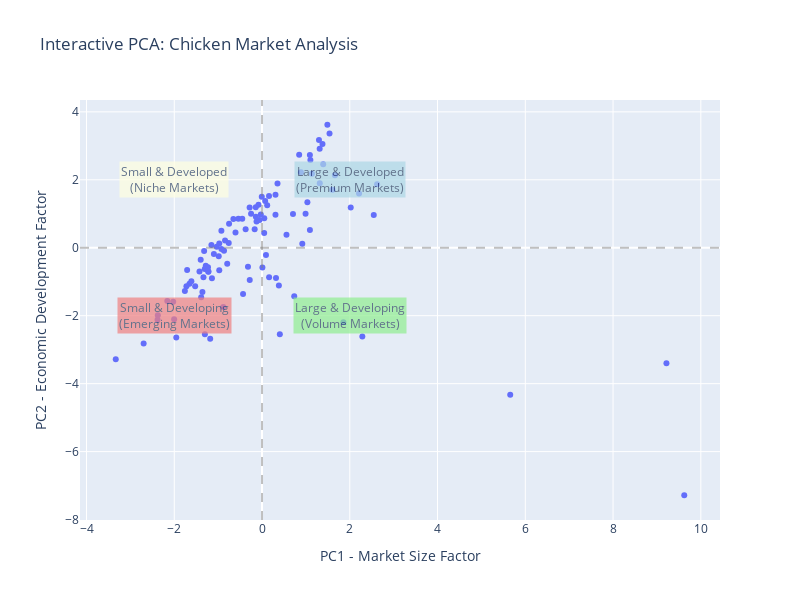

Notebook source saved alongside this figure:
### Code cell
import plotly.express as px
import plotly.graph_objects as go

# Choose number of components (2D for visualization)
pc = 2
pca_2 = PCA(n_components=pc)
X_pca_2 = pca_2.fit_transform(X_scaled)

# Prepare a DataFrame with PCs and identifiers
pc_cols = [f'PC{i+1}' for i in range(pc)]
df_pca = pd.DataFrame(X_pca_2, columns=pc_cols, index=X.index)
if ids is not None:
    df_pca = pd.concat([ids.reset_index(drop=True), df_pca.reset_index(drop=True)], axis=1)
    
# Create interactive scatter plot
fig = px.scatter(df_pca, 
                x='PC1', 
                y='PC2',
                hover_data=['Country Code'] if 'Country Code' in df_pca.columns else None,
                title='Interactive PCA: Chicken Market Analysis',
                labels={
                    'PC1': 'PC1 - Market Size Factor',
                    'PC2': 'PC2 - Economic Development Factor'
                })

# Customize hover template
fig.update_traces(
    hovertemplate='<b>%{hovertext}</b><br>' +
                  'Market Size (PC1): %{x:.2f}<br>' +
                  'Economic Development (PC2): %{y:.2f}' +
                  '<extra></extra>',
    hovertext=df_pca['Country Code'] if 'Country Code' in df_pca.columns else df_pca.index
)

# Add quadrant lines for market segmentation
fig.add_hline(y=0, line_dash="dash", line_color="gray", opacity=0.5)
fig.add_vline(x=0, line_dash="dash", line_color="gray", opacity=0.5)

# Add quadrant labels
fig.add_annotation(x=2, y=2, text="Large & Developed<br>(Premium Markets)", 
                  showarrow=False, bgcolor="lightblue", opacity=0.7)
fig.add_annotation(x=2, y=-2, text="Large & Developing<br>(Volume Markets)", 
                  showarrow=False, bgcolor="lightgreen", opacity=0.7)
fig.add_annotation(x=-2, y=2, text="Small & Developed<br>(Niche Markets)", 
                  showarrow=False, bgcolor="lightyellow", opacity=0.7)
fig.add_annotation(x=-2, y=-2, text="Small & Developing<br>(Emerging Markets)", 
                  showarrow=False, bgcolor="lightcoral", opacity=0.7)

fig.update_layout(width=800, height=600)
fig.show()

### Figure 1 — Plotly figure (JSON) as saved in the notebook; plotly's stock layout.template omitted (floating-point values rounded to 4 significant figures)
{"data": [{"customdata": [["AFG"], ["AGO"], ["ARE"], ["ARG"], ["ARM"], ["ATG"], ["AUS"], ["AUT"], ["BEL"], ["BEN"], ["BGD"], ["BGR"], ["BHR"], ["BIH"], ["BLR"], ["BOL"], ["BRA"], ["BTN"], ["BWA"], ["CAF"], ["CAN"], ["CHE"], ["CHL"], ["CHN"], ["CMR"], ["COG"], ["CRI"], ["CYP"], ["CZE"], ["DEU"], ["DNK"], ["DOM"], ["EGY"], ["ESP"], ["EST"], ["FIN"], ["FJI"], ["GAB"], ["GBR"], ["GEO"], ["GHA"], ["GIN"], ["GRC"], ["GRD"], ["GTM"], ["HKG"], ["HND"], ["HRV"], ["HUN"], ["IDN"], ["IND"], ["IRL"], ["IRN"], ["IRQ"], ["ISL"], ["ISR"], ["ITA"], ["JAM"], ["JPN"], ["KAZ"], ["KGZ"], ["KOR"], ["KWT"], ["LKA"], ["LTU"], ["LUX"], ["LVA"], ["MDA"], ["MEX"], ["MKD"], ["MLT"], ["MNE"], ["MUS"], ["MYS"], ["NAM"], ["NGA"], ["NIC"], ["NLD"], ["NOR"], ["OMN"], ["PER"], ["PHL"], ["POL"], ["PRT"], ["PRY"], ["ROU"], ["RUS"], ["RWA"], ["SAU"], ["SLV"], ["SRB"], ["SVN"], ["SWE"], ["TGO"], ["THA"], ["TJK"], ["TTO"], ["TUR"], ["UKR"], ["URY"], ["USA"], ["UZB"], ["VNM"], ["ZAF"]], "hovertemplate": "<b>%{hovertext}</b><br>Market Size (PC1): %{x:.2f}<br>Economic Development (PC2): %{y:.2f}<extra></extra>", "hovertext": ["AFG", "AGO", "ARE", "ARG", "ARM", "ATG", "AUS", "AUT", "BEL", "BEN", "BGD", "BGR", "BHR", "BIH", "BLR", "BOL", "BRA", "BTN", "BWA", "CAF", "CAN", "CHE", "CHL", "CHN", "CMR", "COG", "CRI", "CYP", "CZE", "DEU", "DNK", "DOM", "EGY", "ESP", "EST", "FIN", "FJI", "GAB", "GBR", "GEO", "GHA", "GIN", "GRC", "GRD", "GTM", "HKG", "HND", "HRV", "HUN", "IDN", "IND", "IRL", "IRN", "IRQ", "ISL", "ISR", "ITA", "JAM", "JPN", "KAZ", "KGZ", "KOR", "KWT", "LKA", "LTU", "LUX", "LVA", "MDA", "MEX", "MKD", "MLT", "MNE", "MUS", "MYS", "NAM", "NGA", "NIC", "NLD", "NOR", "OMN", "PER", "PHL", "POL", "PRT", "PRY", "ROU", "RUS", "RWA", "SAU", "SLV", "SRB", "SVN", "SWE", "TGO", "THA", "TJK", "TTO", "TUR", "UKR", "URY", "USA", "UZB", "VNM", "ZAF"], "legendgroup": "", "marker": {"color": "#636efa", "symbol": "circle"}, "mode": "markers", "name": "", "orientation": "v", "showlegend": false, "type": "scatter", "x": [-2.698, -2.003, 1.605, -0.2799, -1.305, -0.5391, 1.394, 0.8865, 1.316, -1.654, -1.387, -0.3736, -0.02796, -0.987, -1.358, -1.524, 5.656, -1.153, -0.7511, -3.334, 1.662, 1.538, 0.04916, 9.622, -2.381, -2.024, -0.4507, -0.143, 0.3069, 2.211, 1.314, -0.8662, -0.4323, 0.9924, 0.3524, 1.09, -1.319, -1.426, 2.022, -0.7589, -1.141, -2.375, 0.05088, -0.9262, -0.9747, 1.138, -1.225, -0.2496, -0.125, 0.734, 2.286, 1.378, -1.181, -1.302, 0.8463, 0.3064, 0.7054, -1.032, 2.547, -0.7933, -1.61, 1.034, -0.05647, -1.335, 0.1594, 1.489, 0.07146, -1.282, 1.854, -0.6047, -0.005659, -0.8426, -0.6525, 0.5574, -1.398, -1.954, -1.723, 2.623, 1.298, -0.1396, -0.3203, 0.1616, 1.091, 0.1178, -1.097, -0.1679, 0.4059, -1.706, 0.9176, -1.231, -0.9256, -0.08056, 1.102, -2.158, 0.08998, -1.758, -0.9741, 0.3836, -0.8827, -0.2822, 9.217, -1.22, 0.008788, 0.3185], "xaxis": "x", "y": [-2.817, -2.105, 1.705, -0.9522, -0.6275, 0.853, 2.458, 2.219, 1.9, -1.061, -1.454, 0.5417, 0.981, -0.2485, -1.304, -1.137, -4.327, 0.08346, 0.7064, -3.281, 2.132, 3.361, 0.4374, -7.284, -2.12, -1.586, 0.8536, 1.195, 1.56, 1.599, 2.912, -0.09175, -1.363, 0.9997, 1.888, 2.733, -0.0978, -0.7005, 1.187, 0.143, -0.8978, -1.986, 0.8707, 0.5026, -0.6632, 2.175, -0.7066, 1.002, 0.7733, -1.429, -2.611, 3.057, -2.68, -2.546, 2.74, 0.9704, 0.9951, 0.0303, 0.9642, -0.4686, -0.9877, 1.337, 0.8206, -0.8696, 1.52, 3.62, 1.375, -0.5283, -2.191, 0.4526, 1.5, 0.2119, 0.8445, 0.3821, -0.3545, -2.642, -1.13, 1.871, 3.175, 0.9114, -0.5598, -0.8664, 0.5216, 1.253, -0.1856, 0.5431, -2.543, -0.6512, 0.1171, -0.5737, -0.03693, 1.265, 2.585, -1.566, -0.2139, -1.27, 0.1273, -1.111, -1.746, 1.183, -3.403, -0.6998, -0.582, -0.8875], "yaxis": "y"}], "layout": {"annotations": [{"bgcolor": "lightblue", "opacity": 0.7, "showarrow": false, "text": "Large & Developed<br>(Premium Markets)", "x": 2, "y": 2}, {"bgcolor": "lightgreen", "opacity": 0.7, "showarrow": false, "text": "Large & Developing<br>(Volume Markets)", "x": 2, "y": -2}, {"bgcolor": "lightyellow", "opacity": 0.7, "showarrow": false, "text": "Small & Developed<br>(Niche Markets)", "x": -2, "y": 2}, {"bgcolor": "lightcoral", "opacity": 0.7, "showarrow": false, "text": "Small & Developing<br>(Emerging Markets)", "x": -2, "y": -2}], "height": 600, "legend": {"tracegroupgap": 0}, "shapes": [{"line": {"color": "gray", "dash": "dash"}, "opacity": 0.5, "type": "line", "x0": 0, "x1": 1, "xref": "x domain", "y0": 0, "y1": 0, "yref": "y"}, {"line": {"color": "gray", "dash": "dash"}, "opacity": 0.5, "type": "line", "x0": 0, "x1": 0, "xref": "x", "y0": 0, "y1": 1, "yref": "y domain"}], "title": {"text": "Interactive PCA: Chicken Market Analysis"}, "width": 800, "xaxis": {"anchor": "y", "domain": [0, 1], "title": {"text": "PC1 - Market Size Factor"}}, "yaxis": {"anchor": "x", "domain": [0, 1], "title": {"text": "PC2 - Economic Development Factor"}}}}
